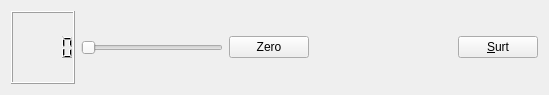
<?xml version="1.0" encoding="UTF-8"?>
<ui version="4.0">
 <class>ex6</class>
 <widget class="QMainWindow" name="ex6">
  <property name="geometry">
   <rect>
    <x>0</x>
    <y>0</y>
    <width>549</width>
    <height>95</height>
   </rect>
  </property>
  <property name="windowTitle">
   <string>ex6</string>
  </property>
  <widget class="QWidget" name="centralWidget">
   <layout class="QHBoxLayout" name="horizontalLayout">
    <item>
     <widget class="MyQLCDNumber" name="lcdNumber"/>
    </item>
    <item>
     <widget class="MySlider" name="horizontalSlider">
      <property name="orientation">
       <enum>Qt::Horizontal</enum>
      </property>
     </widget>
    </item>
    <item>
     <widget class="QPushButton" name="pushButton">
      <property name="text">
       <string>Zero</string>
      </property>
     </widget>
    </item>
    <item>
     <spacer name="horizontalSpacer">
      <property name="orientation">
       <enum>Qt::Horizontal</enum>
      </property>
      <property name="sizeHint" stdset="0">
       <size>
        <width>143</width>
        <height>20</height>
       </size>
      </property>
     </spacer>
    </item>
    <item>
     <widget class="QPushButton" name="pushButton_2">
      <property name="text">
       <string>&amp;Surt</string>
      </property>
     </widget>
    </item>
   </layout>
  </widget>
 </widget>
 <layoutdefault spacing="6" margin="11"/>
 <customwidgets>
  <customwidget>
   <class>MyQLCDNumber</class>
   <extends>QLCDNumber</extends>
   <header location="global">myqlcdnumber.h</header>
   <slots>
    <slot>base3(int)</slot>
    <slot>posaZero()</slot>
   </slots>
  </customwidget>
  <customwidget>
   <class>MySlider</class>
   <extends>QSlider</extends>
   <header location="global">myslider.h</header>
   <slots>
    <slot>posaZero()</slot>
   </slots>
  </customwidget>
 </customwidgets>
 <resources/>
 <connections>
  <connection>
   <sender>pushButton_2</sender>
   <signal>clicked()</signal>
   <receiver>ex6</receiver>
   <slot>close()</slot>
   <hints>
    <hint type="sourcelabel">
     <x>516</x>
     <y>53</y>
    </hint>
    <hint type="destinationlabel">
     <x>519</x>
     <y>79</y>
    </hint>
   </hints>
  </connection>
  <connection>
   <sender>pushButton</sender>
   <signal>clicked()</signal>
   <receiver>horizontalSlider</receiver>
   <slot>posaZero()</slot>
   <hints>
    <hint type="sourcelabel">
     <x>258</x>
     <y>64</y>
    </hint>
    <hint type="destinationlabel">
     <x>216</x>
     <y>56</y>
    </hint>
   </hints>
  </connection>
  <connection>
   <sender>pushButton</sender>
   <signal>clicked()</signal>
   <receiver>lcdNumber</receiver>
   <slot>posaZero()</slot>
   <hints>
    <hint type="sourcelabel">
     <x>274</x>
     <y>44</y>
    </hint>
    <hint type="destinationlabel">
     <x>70</x>
     <y>23</y>
    </hint>
   </hints>
  </connection>
  <connection>
   <sender>horizontalSlider</sender>
   <signal>valueChanged(int)</signal>
   <receiver>lcdNumber</receiver>
   <slot>base3(int)</slot>
   <hints>
    <hint type="sourcelabel">
     <x>131</x>
     <y>51</y>
    </hint>
    <hint type="destinationlabel">
     <x>65</x>
     <y>70</y>
    </hint>
   </hints>
  </connection>
 </connections>
</ui>
